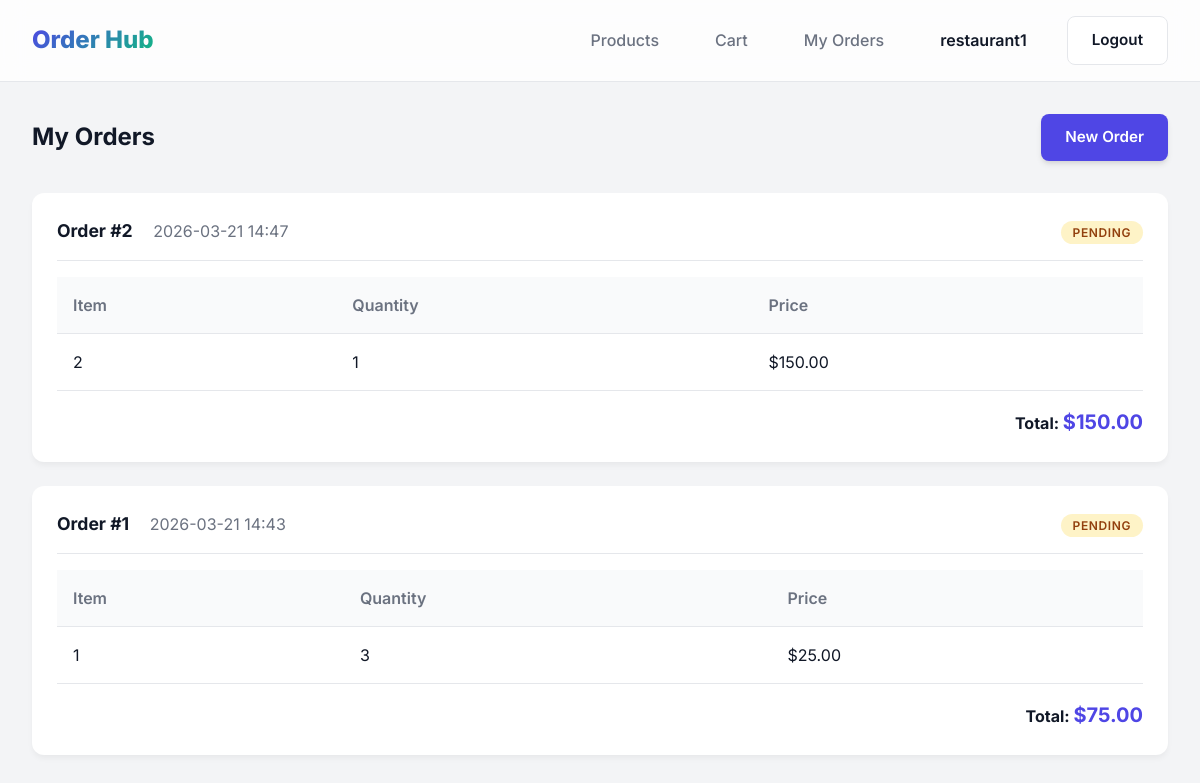
Page /restaurant/orders (signed in) on the committed database.
### models.py (models this page shows)
class User(db.Model, UserMixin):
    id = db.Column(db.Integer, primary_key=True)
    username = db.Column(db.String(20), unique=True, nullable=False)
    password = db.Column(db.String(60), nullable=False)
    role = db.Column(db.String(20), nullable=False) # 'admin', 'supplier', 'restaurant'
    orders = db.relationship('Order', backref='customer', lazy=True)
    products = db.relationship('Product', backref='supplier', lazy=True)

class Order(db.Model):
    id = db.Column(db.Integer, primary_key=True)
    user_id = db.Column(db.Integer, db.ForeignKey('user.id'), nullable=False)
    status = db.Column(db.String(20), nullable=False, default='Pending') # Pending, Processed, Shipped, Delivered
    total_amount = db.Column(db.Float, nullable=False, default=0.0)
    date_ordered = db.Column(db.DateTime, nullable=False, default=datetime.utcnow)
    payment_mobile_no = db.Column(db.String(20), nullable=True) # Mobile number used for QR payment
    transaction_id = db.Column(db.String(100), nullable=True) # Optional UPI UTR/Transaction ID
    items = db.relationship('OrderItem', backref='order', lazy=True)

class OrderItem(db.Model):
    id = db.Column(db.Integer, primary_key=True)
    order_id = db.Column(db.Integer, db.ForeignKey('order.id'), nullable=False)
    product_id = db.Column(db.Integer, db.ForeignKey('product.id'), nullable=False)
    quantity = db.Column(db.Integer, nullable=False, default=1)
    price = db.Column(db.Float, nullable=False) # capture price at time of order

### routes/restaurant.py (the view)
@restaurant_bp.route('/orders')
@login_required
def my_orders():
    if not check_role(): return redirect(url_for('home'))
    orders = Order.query.filter_by(user_id=current_user.id).order_by(Order.date_ordered.desc()).all()
    return render_template('restaurant/orders.html', orders=orders)

### app.py (called while the page is built)
@login_manager.user_loader
def load_user(user_id):
    return User.query.get(int(user_id))

### routes/restaurant.py (called while the page is built)
def check_role():
    if current_user.role != 'restaurant':
        flash('Access denied.', 'danger')
        return False
    return True

### templates/restaurant/orders.html
{% extends "layout.html" %}
{% block content %}
<div style="display: flex; justify-content: space-between; align-items: center; margin-bottom: 2rem;">
    <h2>My Orders</h2>
    <a href="{{ url_for('restaurant.products') }}" class="btn btn-primary">New Order</a>
</div>
{% if orders %}
    {% for order in orders %}
    <div class="card" style="margin-bottom: 1.5rem;">
        <div style="display: flex; justify-content: space-between; align-items: center; border-bottom: 1px solid var(--border); padding-bottom: 1rem; margin-bottom: 1rem;">
            <div>
                <span style="font-weight: 700; font-size: 1.1rem;">Order #{{ order.id }}</span>
                <span style="color: var(--text-muted); margin-left: 1rem;">{{ order.date_ordered.strftime('%Y-%m-%d %H:%M') }}</span>
            </div>
            <div>
                <span class="badge badge-{{ order.status|lower }}">{{ order.status }}</span>
            </div>
        </div>
        <table class="table" style="margin-top: 0;">
            <thead>
                <tr>
                    <th>Item</th>
                    <th>Quantity</th>
                    <th>Price</th>
                </tr>
            </thead>
            <tbody>
                {% for item in order.items %}
                <tr>
                    <td>{{ item.product_id }}</td>
                    <td>{{ item.quantity }}</td>
                    <td>${{ "%.2f"|format(item.price) }}</td>
                </tr>
                {% endfor %}
            </tbody>
        </table>
        <div style="text-align: right; margin-top: 1rem; font-weight: 700;">
            Total: <span style="color: var(--primary); font-size: 1.25rem;">${{ "%.2f"|format(order.total_amount) }}</span>
        </div>
    </div>
    {% endfor %}
{% else %}
<div class="card" style="text-align: center; padding: 3rem;">
    <p style="color: var(--text-muted);">You haven't placed any orders yet.</p>
</div>
{% endif %}
{% endblock %}

### templates/layout.html (shortened to what this page needs)
<!DOCTYPE html>
<html lang="en">
<head>
    <link rel="stylesheet" href="{{ url_for('static', filename='style.css') }}">
</head>
<body>
    <nav class="navbar">
        <a href="/" class="nav-brand">Order Hub</a>
        <div class="nav-links">
            {% if current_user.is_authenticated %}
                {% if current_user.role == 'admin' %}
                    <a href="{{ url_for('admin.dashboard') }}" class="nav-link">Dashboard</a>
                {% elif current_user.role == 'supplier' %}
                    <a href="{{ url_for('supplier.dashboard') }}" class="nav-link">Dashboard</a>
                {% elif current_user.role == 'restaurant' %}
                    <a href="{{ url_for('restaurant.products') }}" class="nav-link">Products</a>
                    <a href="{{ url_for('restaurant.cart') }}" class="nav-link">Cart</a>
                    <a href="{{ url_for('restaurant.my_orders') }}" class="nav-link">My Orders</a>
                {% endif %}
                <span class="nav-link" style="color: var(--text-main); font-weight: 600;">{{ current_user.username }}</span>
                <a href="{{ url_for('auth.logout') }}" class="btn btn-secondary">Logout</a>
            {% else %}
                <a href="{{ url_for('auth.login') }}" class="btn btn-secondary">Login</a>
                <a href="{{ url_for('auth.register') }}" class="btn btn-primary">Register</a>
            {% endif %}
        </div>
    </nav>
    <div class="container">
        {% block content %}{% endblock %}
    </div>
</body>
</html>

### static/style.css (style rules this page uses)
:root { --primary: #4F46E5; --primary-hover: #4338CA; --secondary: #10B981; --background: #F3F4F6; --surface: #FFFFFF; --text-main: #111827; --text-muted: #6B7280; --border: #E5E7EB; --danger: #EF4444; --radius: 12px; --font-family: 'Inter', system-ui, -apple-system, sans-serif; }
* { box-sizing: border-box; margin: 0; padding: 0; }
body { font-family: var(--font-family); background-color: var(--background); color: var(--text-main); line-height: 1.5; -webkit-font-smoothing: antialiased; }
a { text-decoration: none; color: inherit; }
.navbar { background: rgba(255, 255, 255, 0.8); backdrop-filter: blur(12px); border-bottom: 1px solid var(--border); padding: 1rem 2rem; display: flex; justify-content: space-between; align-items: center; position: sticky; top: 0; z-index: 100; }
.nav-brand { font-size: 1.5rem; font-weight: 800; background: linear-gradient(135deg, var(--primary), var(--secondary)); -webkit-background-clip: text; -webkit-text-fill-color: transparent; }
.nav-links { display: flex; gap: 1.5rem; align-items: center; }
.nav-link { font-weight: 500; color: var(--text-muted); transition: all 0.2s; padding: 0.5rem 1rem; border-radius: 8px; }
.btn { display: inline-block; padding: 0.75rem 1.5rem; border-radius: 8px; font-weight: 600; cursor: pointer; transition: all 0.2s ease; border: none; font-size: 0.95rem; box-shadow: 0 4px 6px -1px rgba(0, 0, 0, 0.1), 0 2px 4px -1px rgba(0, 0, 0, 0.06); }
.btn-primary { background-color: var(--primary); color: white; }
.btn-secondary { background-color: var(--surface); color: var(--text-main); border: 1px solid var(--border); box-shadow: none; }
.card { background: var(--surface); border-radius: var(--radius); box-shadow: 0 4px 6px -1px rgba(0, 0, 0, 0.05); padding: 1.5rem; transition: transform 0.2s, box-shadow 0.2s; border: 1px solid rgba(255, 255, 255, 0.1); }
.container { max-width: 1200px; margin: 0 auto; padding: 2rem; }
.table { width: 100%; border-collapse: collapse; margin-top: 1rem; }
.table th, .table td { padding: 1rem; text-align: left; border-bottom: 1px solid var(--border); }
.table th { font-weight: 600; color: var(--text-muted); background: #F9FAFB; }
.badge { padding: 0.25rem 0.75rem; border-radius: 9999px; font-size: 0.75rem; font-weight: 600; text-transform: uppercase; letter-spacing: 0.05em; }
.badge-pending { background: #FEF3C7; color: #92400E; }

### rows in the picture
User: username "restaurant1"
Order: id "2", date_ordered "2026-03-21 14:47", status "PENDING", total_amount "150.00"
OrderItem: product_id "2", quantity "1", price "150.00"
Order: id "1", date_ordered "2026-03-21 14:43", status "PENDING", total_amount "75.00"
OrderItem: product_id "1", quantity "3", price "25.00"
